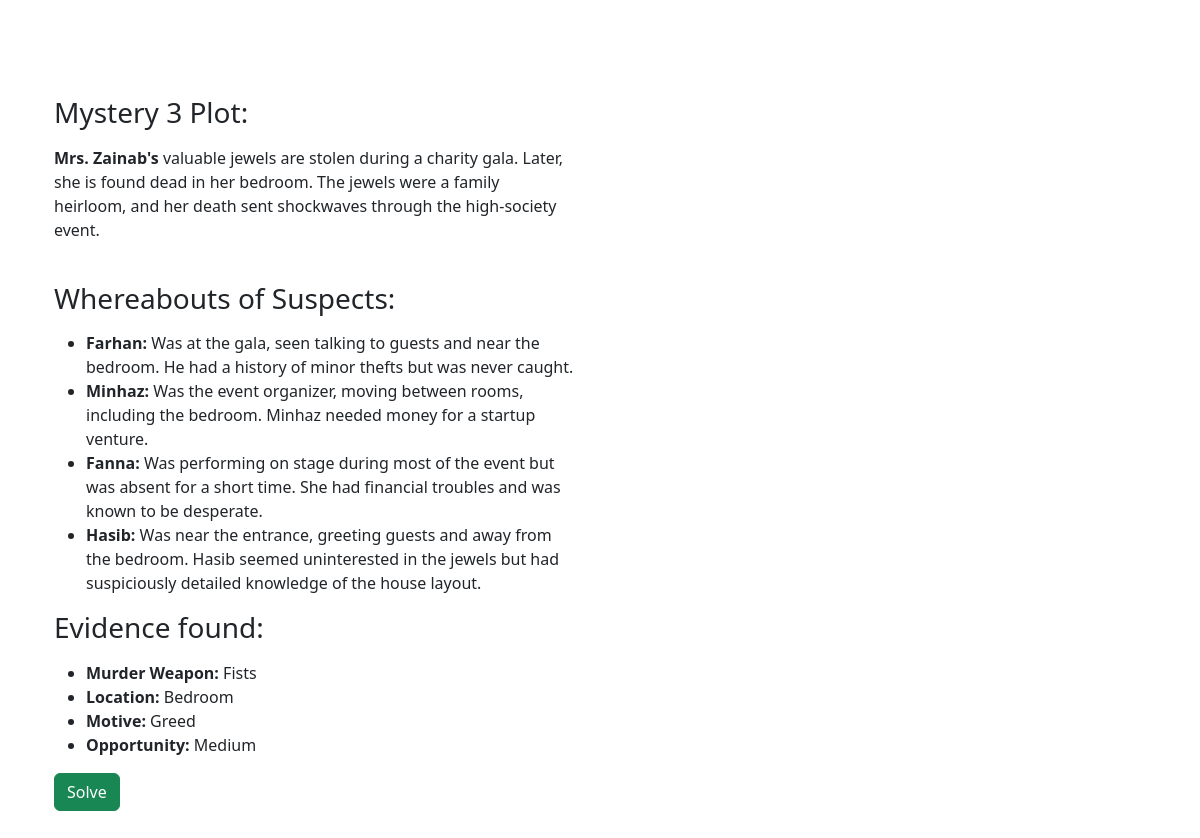
The page /story/3 on the database its author committed.
### app/models.py (models this page shows, shortened)
class Stories(models.Model):
    plot_of_the_murder=RichTextField(max_length=700,null=False,blank=False)
    whereabouts=RichTextField(max_length=1000,null=False,blank=False)
    evidence=RichTextField(max_length=1000,null=False,blank=False)
    class Meta:
        verbose_name="Mystery Stories"

### app/views.py (the view, shortened to what this page needs)
# urls.py: path('story/<int:story_pk>',views.stories,name="story"),
def stories(request,story_pk):
    get_story=Stories.objects.get(pk=story_pk)
    next_story = Stories.objects.filter(pk__gt=get_story.pk).order_by('pk').first()
    context={
        'story':get_story,
    }
    if(next_story):
        context['next_story']=next_story
    else:
        get_first_story=Stories.objects.filter().first()
        context['next_story']=get_first_story
    return render(request,'stories.html',context=context)

### app/Templates/stories.html (shortened to what this page needs)
<!doctype html>
<html lang="en">
<head>
    <link href="https://cdn.jsdelivr.net/npm/bootstrap@5.3.3/dist/css/bootstrap.min.css" rel="stylesheet"
>
</head>
<body>
    <div class="container col-xxl-8 px-4 py-5">
        <div class="row flex-lg-row-reverse align-items-center g-5 py-5">
            <div class="col-lg-6">
                <h3>Mystery {{story.pk}} Plot:</h3>
                <p class="lead">{{story.plot_of_the_murder | safe}}</p>
                <br>
                <h3>Whereabouts of Suspects:</h3>
                <p class="lead">{{story.whereabouts | safe}}</p>
                <h3>Evidence found:</h3>
                <p class="lead">{{story.evidence | safe}}</p>
                <button type="button" id="solveButton" class="btn btn-success">Solve</button>
            </div>
        </div>
    </div>
</body>
</html>

### rows shown on the page
Stories: pk "3", plot_of_the_murder "Mrs. Zainab's valuable jewels are stolen during a charity gala. Later, she is found dead in her bedroom. The jewels were a family heirloom, and her death sent shockwaves through the high-society event.", whereabouts "Farhan: Was at the gala, seen talking to guests and near the bedroom. He had a history of minor thefts but was never caught. Minhaz: Was the event organizer, moving between rooms, including the bedroom. Minhaz needed money for a startup venture. Fanna: Was performing on stage during most of the event but was absent for a short time. She had financial troubles and was known to be desperate. Hasib: Was near the entrance, greeting guests and away from the bedroom. Hasib seemed uninterested in the jewels but had suspiciously detailed knowledge of the house layout.", evidence "Murder Weapon: Fists Location: Bedroom Motive: Greed Opportunity: Medium"
